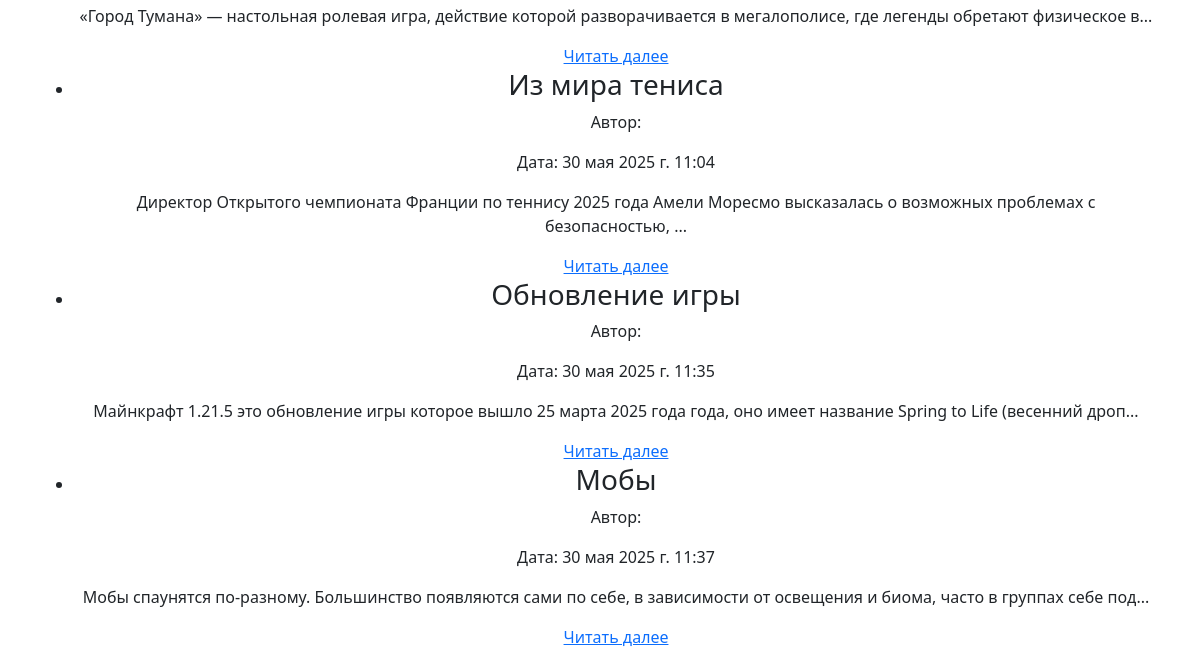
Page /posts/search/ (lower part) on the earlier database version.
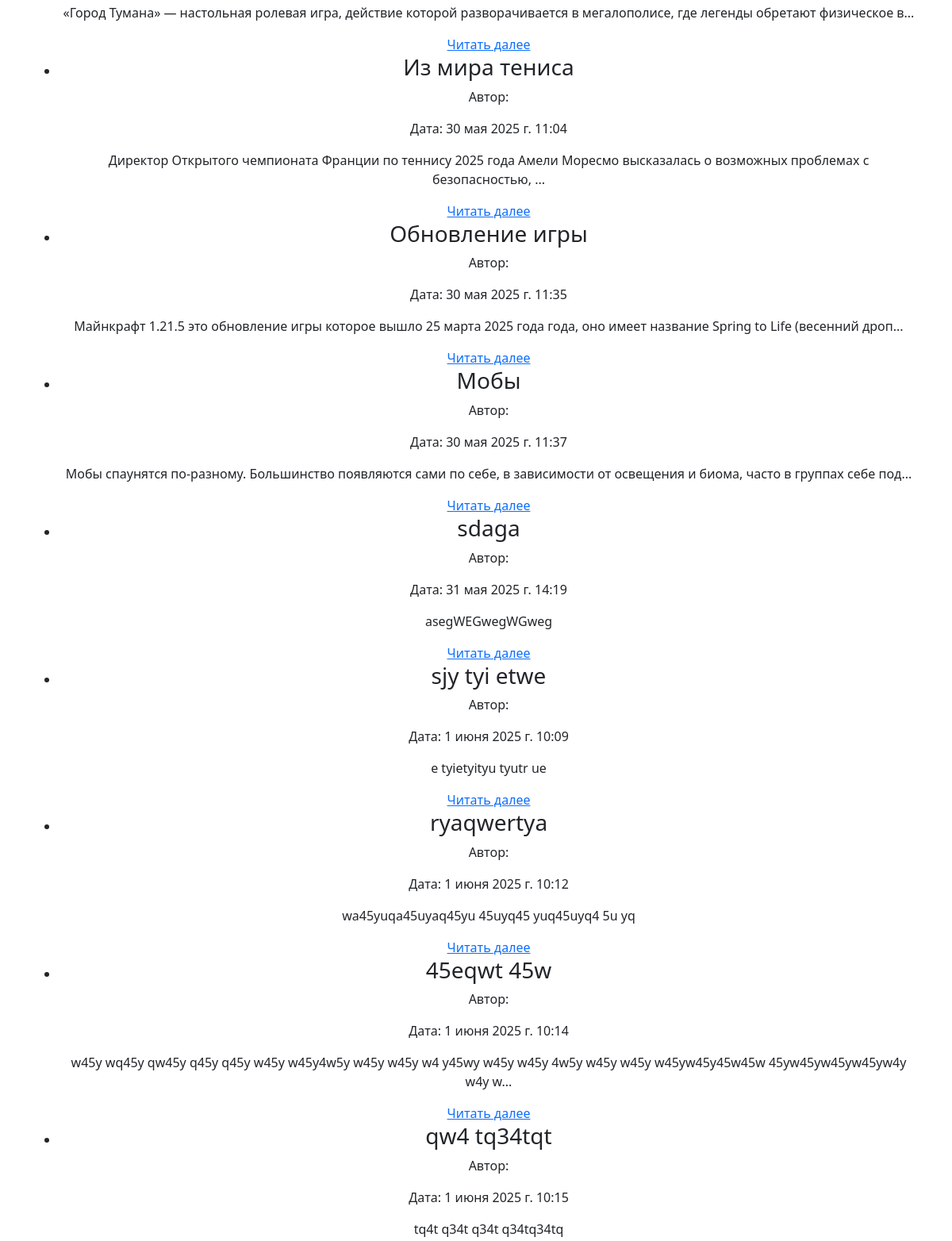
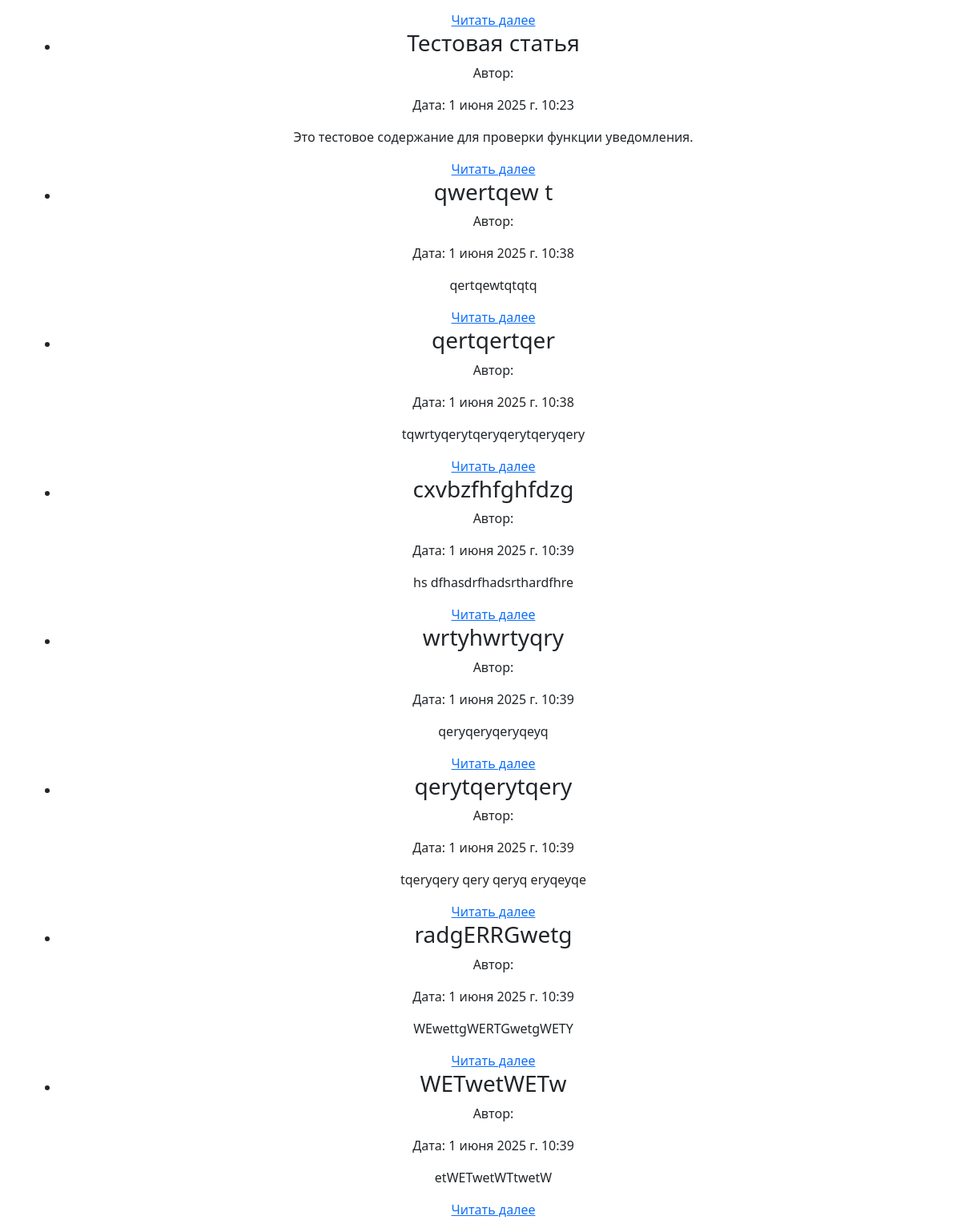
Same page on the later database version (2 pictures, top to bottom).
### news/models.py (models this page shows, shortened)
class Post(models.Model):
    ARTICLE = 'AR'
    NEWS = 'NE'
    POST_TYPE_CHOICES = [
        (ARTICLE, 'Article'),
        (NEWS, 'News'),
    ]
    author = models.ForeignKey(Author, on_delete=models.CASCADE)
    post_type = models.CharField(max_length=2, choices=POST_TYPE_CHOICES)
    created_at = models.DateTimeField(auto_now_add=True)
    categories = models.ManyToManyField(Category, through='PostCategory')
    title = models.CharField(max_length=255)
    text = models.TextField()
    rating = models.IntegerField(default=0)
    def get_absolute_url(self):
        return reverse('post_detail', args=[str(self.id)])
    def preview(self):
        return self.text[:124] + ('...' if len(self.text) > 124 else '')

### news/views.py (the view)
# urls.py: path('search/', search_news, name='news_search'),
def search_news(request):
    query = request.GET.get('query', '')
    author = request.GET.get('author', '')
    date_after = request.GET.get('date_after', '')
    posts_queryset = Post.objects.all()
    if query:
        posts_queryset = posts_queryset.filter(title__icontains=query)
    if author:
        posts_queryset = posts_queryset.filter(
            author__name__icontains=author)
    if date_after:
        posts_queryset = posts_queryset.filter(dateCreations__gte=date_after)
    context = {
        'posts': posts_queryset,
        'query': query,
        'author': author,
        'date_after': date_after,
    }
    return render(request, 'news/post_search.html', context)

### templates/news/post_search.html (shortened to what this page needs)
{% extends 'flatpages/default.html' %}
{% block content %}
<br>
<ul>
    {% for post in posts %}
        <li>
            <h3>{{ post.title }}</h3>
            <p>Автор: {{ post.author.name }}</p>
            <p>Дата: {{ post.created_at }}</p>
            <p>{{ post.preview }}</p>
            <a href="{{ post.get_absolute_url }}">Читать далее</a>
        </li>
    {% empty %}
        <li>Нет результатов.</li>
    {% endfor %}
</ul>
{% endblock content %}

Differences in the rows shown:
added Post: title "sdaga", created_at "31 мая 2025 г. 14:19", preview "asegWEGwegWGweg"
added Post: title "sjy tyi etwe", created_at "1 июня 2025 г. 10:09", preview "e tyietyityu tyutr ue"
added Post: title "ryaqwertya", created_at "1 июня 2025 г. 10:12", preview "wa45yuqa45uyaq45yu 45uyq45 yuq45uyq4 5u yq"
added Post: title "45eqwt 45w", created_at "1 июня 2025 г. 10:14", preview "w45y wq45y qw45y q45y q45y w45y w45y4w5y w45y w45y w4 y45wy w45y w45y 4w5y w45y w45y w45yw45y45w45w 45yw45yw45yw45yw4y w4y w..."
added Post: title "qw4 tq34tqt", created_at "1 июня 2025 г. 10:15", preview "tq4t q34t q34t q34tq34tq"
added Post: title "Тестовая статья", created_at "1 июня 2025 г. 10:23", preview "Это тестовое содержание для проверки функции уведомления."
added Post: title "qwertqew t", created_at "1 июня 2025 г. 10:38", preview "qertqewtqtqtq"
added Post: title "qertqertqer", created_at "1 июня 2025 г. 10:38", preview "tqwrtyqerytqeryqerytqeryqery"
added Post: title "cxvbzfhfghfdzg", created_at "1 июня 2025 г. 10:39", preview "hs dfhasdrfhadsrthardfhre"
added Post: title "wrtyhwrtyqry", created_at "1 июня 2025 г. 10:39", preview "qeryqeryqeryqeyq"
added Post: title "qerytqerytqery", created_at "1 июня 2025 г. 10:39", preview "tqeryqery qery qeryq eryqeyqe"
added Post: title "radgERRGwetg", created_at "1 июня 2025 г. 10:39", preview "WEwettgWERTGwetgWETY"
added Post: title "WETwetWETw", created_at "1 июня 2025 г. 10:39", preview "etWETwetWTtwetW"
